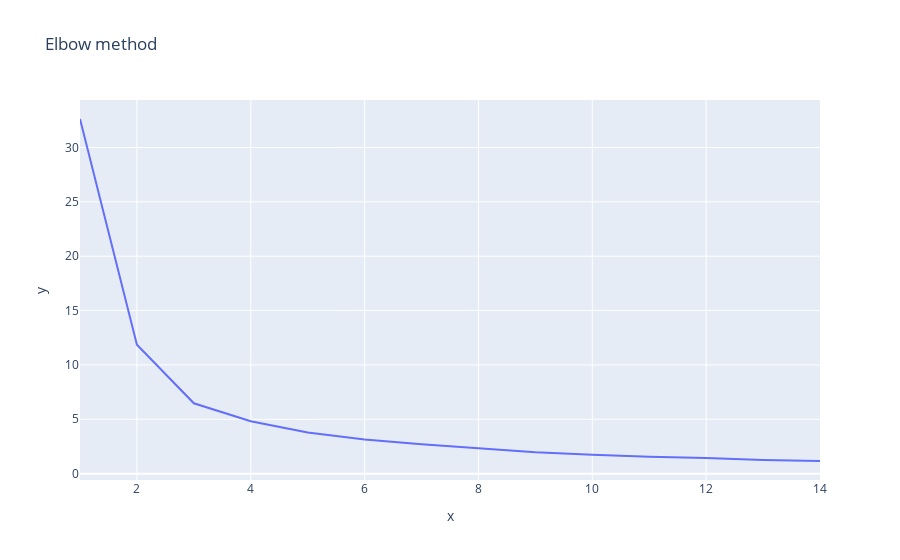

Source (notebook cell):
### Markdown cell above
# Cluster 0

### Code cell
# Decision de numero de clusters para cluster 0 en variables de operación
df_cluster_0=df_mm.copy().query("cluster==0") # df escalado con solo el cluster 0
df_mm_control0=df_cluster_0[var_operacionales] # df de variables operacionales para clusterizar
inercias = [] 
K = range(1,15) 
for k in K:
    km = KMeans(init='k-means++',n_clusters=k)
    km.fit(df_mm_control0)
    inercias.append(km.inertia_)
    
    y_km=km.predict(df_mm_control0)

fig = px.line( x=K, y=inercias, title="Elbow method") 
fig.show()

### Figure 1 — Plotly figure (JSON) as saved in the notebook; plotly's stock layout.template omitted (floating-point values rounded to 4 significant figures)
{"data": [{"hovertemplate": "x=%{x}<br>y=%{y}<extra></extra>", "legendgroup": "", "line": {"color": "#636efa", "dash": "solid"}, "marker": {"symbol": "circle"}, "mode": "lines", "name": "", "orientation": "v", "showlegend": false, "type": "scatter", "x": [1, 2, 3, 4, 5, 6, 7, 8, 9, 10, 11, 12, 13, 14], "xaxis": "x", "y": [32.62, 11.86, 6.473, 4.815, 3.781, 3.131, 2.693, 2.306, 1.957, 1.745, 1.542, 1.448, 1.266, 1.163], "yaxis": "y"}], "layout": {"legend": {"tracegroupgap": 0}, "title": {"text": "Elbow method"}, "xaxis": {"anchor": "y", "domain": [0, 1], "title": {"text": "x"}}, "yaxis": {"anchor": "x", "domain": [0, 1], "title": {"text": "y"}}}}
